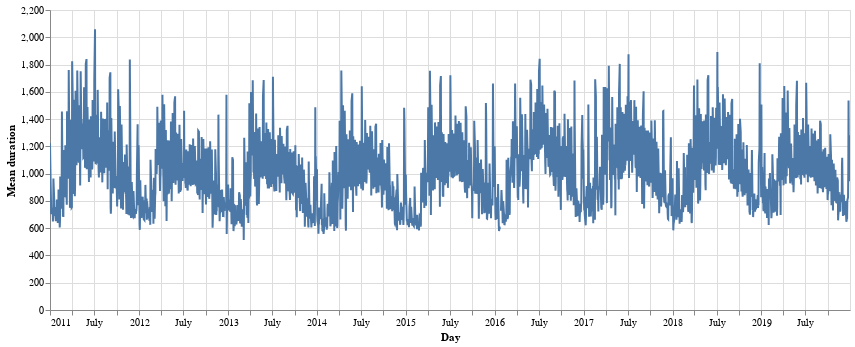

Source (notebook cell):
### Code cell
resamp = trip_data.set_index('start_date')
resamp = resamp.resample('B').mean()
resamp = resamp.reset_index()

chart = altair.Chart(resamp, width=800).mark_line().encode(x='start_date', y='duration').interactive()
chart = chart.encode(x=altair.X('start_date', title='Day'))
chart = chart.encode(y=altair.Y('duration', title='Mean duration'))
chart

### Figure 1 — Vega-Lite specification as saved in the notebook (floating-point values rounded to 4 significant figures; data arrays with more than 128 entries replaced by an {"elided": "..."} marker saying what was removed)
{"config": {"view": {"continuousWidth": 400, "continuousHeight": 300}}, "data": {"name": "data-3039801ea8aad3985d3fe3f64440dd0a"}, "mark": "line", "encoding": {"x": {"type": "temporal", "field": "start_date", "title": "Day"}, "y": {"type": "quantitative", "field": "duration", "title": "Mean duration"}}, "selection": {"selector007": {"type": "interval", "bind": "scales", "encodings": ["x", "y"]}}, "width": 800, "$schema": "https://vega.github.io/schema/vega-lite/v4.0.2.json", "datasets": {"data-3039801ea8aad3985d3fe3f64440dd0a": {"elided": "2348 records"}}}
